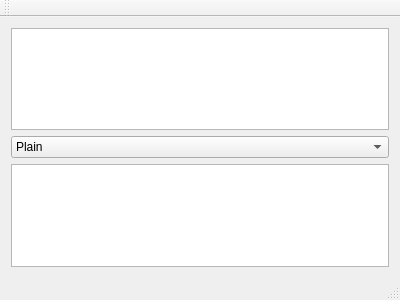
<?xml version="1.0" encoding="UTF-8"?>
<ui version="4.0">
 <class>MainWindow</class>
 <widget class="QMainWindow" name="MainWindow">
  <property name="geometry">
   <rect>
    <x>0</x>
    <y>0</y>
    <width>400</width>
    <height>300</height>
   </rect>
  </property>
  <property name="windowTitle">
   <string>MainWindow</string>
  </property>
  <widget class="QWidget" name="centralWidget">
   <layout class="QVBoxLayout" name="verticalLayout">
    <item>
     <widget class="QTextEdit" name="textEdit"/>
    </item>
    <item>
     <widget class="QComboBox" name="comboBox">
      <item>
       <property name="text">
        <string>Plain</string>
       </property>
      </item>
      <item>
       <property name="text">
        <string>HTML</string>
       </property>
      </item>
     </widget>
    </item>
    <item>
     <widget class="QTextBrowser" name="textBrowser"/>
    </item>
   </layout>
  </widget>
  <widget class="QMenuBar" name="menuBar">
   <property name="geometry">
    <rect>
     <x>0</x>
     <y>0</y>
     <width>400</width>
     <height>22</height>
    </rect>
   </property>
  </widget>
  <widget class="QToolBar" name="mainToolBar">
   <attribute name="toolBarArea">
    <enum>TopToolBarArea</enum>
   </attribute>
   <attribute name="toolBarBreak">
    <bool>false</bool>
   </attribute>
  </widget>
  <widget class="QStatusBar" name="statusBar"/>
 </widget>
 <layoutdefault spacing="6" margin="11"/>
 <resources/>
 <connections/>
</ui>
